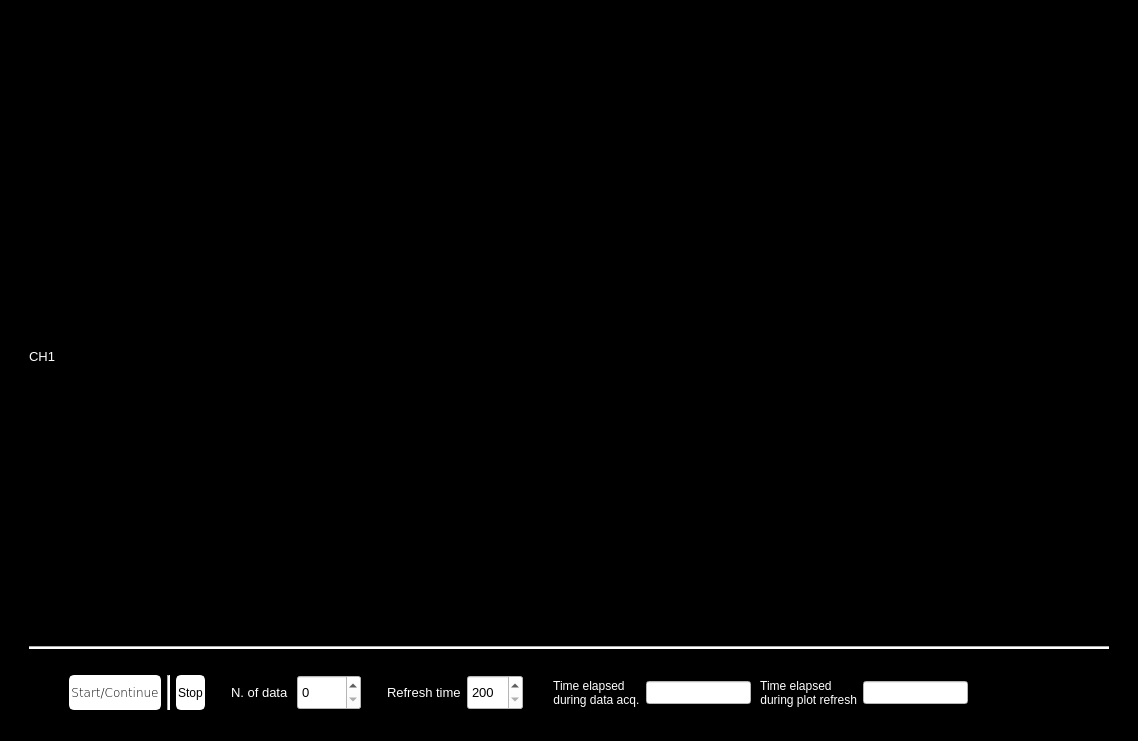
<?xml version="1.0" encoding="UTF-8"?>
<ui version="4.0">
 <class>MainWindow</class>
 <widget class="QMainWindow" name="MainWindow">
  <property name="geometry">
   <rect>
    <x>0</x>
    <y>0</y>
    <width>1138</width>
    <height>741</height>
   </rect>
  </property>
  <property name="windowTitle">
   <string>MainWindow</string>
  </property>
  <property name="styleSheet">
   <string notr="true">background-color: rgb(0, 0, 0);</string>
  </property>
  <widget class="QWidget" name="centralwidget">
   <layout class="QGridLayout" name="gridLayout">
    <item row="3" column="1">
     <spacer name="verticalSpacer_2">
      <property name="orientation">
       <enum>Qt::Vertical</enum>
      </property>
      <property name="sizeType">
       <enum>QSizePolicy::Minimum</enum>
      </property>
      <property name="sizeHint" stdset="0">
       <size>
        <width>20</width>
        <height>40</height>
       </size>
      </property>
     </spacer>
    </item>
    <item row="2" column="1">
     <spacer name="horizontalSpacer_5">
      <property name="orientation">
       <enum>Qt::Horizontal</enum>
      </property>
      <property name="sizeHint" stdset="0">
       <size>
        <width>40</width>
        <height>20</height>
       </size>
      </property>
     </spacer>
    </item>
    <item row="4" column="1">
     <layout class="QHBoxLayout" name="horizontalLayout_5">
      <item>
       <widget class="QLabel" name="label_3">
        <property name="font">
         <font>
          <pointsize>10</pointsize>
         </font>
        </property>
        <property name="styleSheet">
         <string notr="true">color: rgb(255, 255, 255);</string>
        </property>
        <property name="text">
         <string>CH1</string>
        </property>
       </widget>
      </item>
      <item>
       <widget class="PlotWidget" name="ch1Vplot" native="true">
        <property name="styleSheet">
         <string notr="true">background-color: rgb(0, 0, 0);</string>
        </property>
       </widget>
      </item>
      <item>
       <widget class="PlotWidget" name="ch1Aplot" native="true">
        <property name="styleSheet">
         <string notr="true">background-color: rgb(0, 0, 0);</string>
        </property>
       </widget>
      </item>
     </layout>
    </item>
    <item row="0" column="1">
     <spacer name="horizontalSpacer_9">
      <property name="orientation">
       <enum>Qt::Horizontal</enum>
      </property>
      <property name="sizeHint" stdset="0">
       <size>
        <width>40</width>
        <height>20</height>
       </size>
      </property>
     </spacer>
    </item>
    <item row="5" column="2" rowspan="2">
     <spacer name="verticalSpacer">
      <property name="orientation">
       <enum>Qt::Vertical</enum>
      </property>
      <property name="sizeHint" stdset="0">
       <size>
        <width>20</width>
        <height>40</height>
       </size>
      </property>
     </spacer>
    </item>
    <item row="9" column="1">
     <layout class="QHBoxLayout" name="horizontalLayout_2">
      <item>
       <spacer name="horizontalSpacer">
        <property name="orientation">
         <enum>Qt::Horizontal</enum>
        </property>
        <property name="sizeType">
         <enum>QSizePolicy::Minimum</enum>
        </property>
        <property name="sizeHint" stdset="0">
         <size>
          <width>40</width>
          <height>20</height>
         </size>
        </property>
       </spacer>
      </item>
      <item>
       <widget class="QPushButton" name="pushButton_2">
        <property name="sizePolicy">
         <sizepolicy hsizetype="MinimumExpanding" vsizetype="Maximum">
          <horstretch>0</horstretch>
          <verstretch>0</verstretch>
         </sizepolicy>
        </property>
        <property name="minimumSize">
         <size>
          <width>0</width>
          <height>35</height>
         </size>
        </property>
        <property name="font">
         <font>
          <family>Verdana</family>
          <pointsize>9</pointsize>
          <weight>9</weight>
          <italic>false</italic>
          <bold>false</bold>
         </font>
        </property>
        <property name="styleSheet">
         <string notr="true">QPushButton{
font: 75 9pt &quot;Verdana&quot;;
background-color: white;
    border: 2px solid white;
    border-radius: 5px;
}
QPushButton:pressed {
    background-color: green;
    border-style: inset;
}</string>
        </property>
        <property name="text">
         <string>Start/Continue</string>
        </property>
       </widget>
      </item>
      <item>
       <widget class="Line" name="line_6">
        <property name="styleSheet">
         <string notr="true">background-color: rgb(255, 255, 255);</string>
        </property>
        <property name="orientation">
         <enum>Qt::Vertical</enum>
        </property>
       </widget>
      </item>
      <item>
       <widget class="QPushButton" name="pushButton">
        <property name="sizePolicy">
         <sizepolicy hsizetype="MinimumExpanding" vsizetype="Maximum">
          <horstretch>0</horstretch>
          <verstretch>0</verstretch>
         </sizepolicy>
        </property>
        <property name="minimumSize">
         <size>
          <width>0</width>
          <height>35</height>
         </size>
        </property>
        <property name="autoFillBackground">
         <bool>false</bool>
        </property>
        <property name="styleSheet">
         <string notr="true">QPushButton{
font: 75 9pt &quot;Verdana&quot;;
background-color: white;
    border: 2px solid white;
    border-radius: 5px;
}
QPushButton:pressed {
    background-color: red;
    border-style: inset;
}</string>
        </property>
        <property name="text">
         <string>Stop</string>
        </property>
       </widget>
      </item>
      <item>
       <spacer name="horizontalSpacer_17">
        <property name="orientation">
         <enum>Qt::Horizontal</enum>
        </property>
        <property name="sizeHint" stdset="0">
         <size>
          <width>40</width>
          <height>20</height>
         </size>
        </property>
       </spacer>
      </item>
      <item>
       <widget class="QLabel" name="label_5">
        <property name="font">
         <font>
          <pointsize>10</pointsize>
         </font>
        </property>
        <property name="styleSheet">
         <string notr="true">color: rgb(255, 255, 255);</string>
        </property>
        <property name="text">
         <string>N. of data </string>
        </property>
       </widget>
      </item>
      <item>
       <widget class="QSpinBox" name="spinBox">
        <property name="sizePolicy">
         <sizepolicy hsizetype="Minimum" vsizetype="Maximum">
          <horstretch>0</horstretch>
          <verstretch>0</verstretch>
         </sizepolicy>
        </property>
        <property name="minimumSize">
         <size>
          <width>0</width>
          <height>35</height>
         </size>
        </property>
        <property name="font">
         <font>
          <pointsize>10</pointsize>
         </font>
        </property>
        <property name="styleSheet">
         <string notr="true">background-color: rgb(255, 255, 255);</string>
        </property>
        <property name="maximum">
         <number>10000</number>
        </property>
        <property name="singleStep">
         <number>20</number>
        </property>
        <property name="value">
         <number>0</number>
        </property>
       </widget>
      </item>
      <item>
       <spacer name="horizontalSpacer_16">
        <property name="orientation">
         <enum>Qt::Horizontal</enum>
        </property>
        <property name="sizeHint" stdset="0">
         <size>
          <width>40</width>
          <height>20</height>
         </size>
        </property>
       </spacer>
      </item>
      <item>
       <widget class="QLabel" name="label">
        <property name="font">
         <font>
          <pointsize>10</pointsize>
         </font>
        </property>
        <property name="styleSheet">
         <string notr="true">color: rgb(255, 255, 255);</string>
        </property>
        <property name="text">
         <string>Refresh time</string>
        </property>
       </widget>
      </item>
      <item>
       <widget class="QSpinBox" name="spinBox_2">
        <property name="sizePolicy">
         <sizepolicy hsizetype="Minimum" vsizetype="Maximum">
          <horstretch>0</horstretch>
          <verstretch>0</verstretch>
         </sizepolicy>
        </property>
        <property name="minimumSize">
         <size>
          <width>0</width>
          <height>35</height>
         </size>
        </property>
        <property name="font">
         <font>
          <pointsize>10</pointsize>
         </font>
        </property>
        <property name="styleSheet">
         <string notr="true">background-color: rgb(255, 255, 255);</string>
        </property>
        <property name="minimum">
         <number>200</number>
        </property>
        <property name="maximum">
         <number>5000</number>
        </property>
        <property name="singleStep">
         <number>100</number>
        </property>
       </widget>
      </item>
      <item>
       <spacer name="horizontalSpacer_14">
        <property name="orientation">
         <enum>Qt::Horizontal</enum>
        </property>
        <property name="sizeHint" stdset="0">
         <size>
          <width>40</width>
          <height>20</height>
         </size>
        </property>
       </spacer>
      </item>
      <item>
       <widget class="QLabel" name="label_2">
        <property name="font">
         <font>
          <pointsize>9</pointsize>
         </font>
        </property>
        <property name="styleSheet">
         <string notr="true">color: rgb(255, 255, 255);</string>
        </property>
        <property name="text">
         <string> Time elapsed 
 during data acq.</string>
        </property>
        <property name="wordWrap">
         <bool>false</bool>
        </property>
       </widget>
      </item>
      <item>
       <widget class="QLineEdit" name="lineEdit">
        <property name="sizePolicy">
         <sizepolicy hsizetype="Expanding" vsizetype="Fixed">
          <horstretch>0</horstretch>
          <verstretch>0</verstretch>
         </sizepolicy>
        </property>
        <property name="font">
         <font>
          <pointsize>10</pointsize>
         </font>
        </property>
        <property name="styleSheet">
         <string notr="true">background-color: rgb(255, 255, 255);</string>
        </property>
        <property name="readOnly">
         <bool>true</bool>
        </property>
       </widget>
      </item>
      <item>
       <widget class="QLabel" name="label_4">
        <property name="font">
         <font>
          <pointsize>9</pointsize>
         </font>
        </property>
        <property name="styleSheet">
         <string notr="true">color: rgb(255, 255, 255);</string>
        </property>
        <property name="text">
         <string> Time elapsed 
 during plot refresh</string>
        </property>
       </widget>
      </item>
      <item>
       <widget class="QLineEdit" name="lineEdit_2">
        <property name="font">
         <font>
          <pointsize>10</pointsize>
         </font>
        </property>
        <property name="styleSheet">
         <string notr="true">background-color: rgb(255, 255, 255);</string>
        </property>
        <property name="readOnly">
         <bool>true</bool>
        </property>
       </widget>
      </item>
      <item>
       <spacer name="horizontalSpacer_13">
        <property name="orientation">
         <enum>Qt::Horizontal</enum>
        </property>
        <property name="sizeType">
         <enum>QSizePolicy::Expanding</enum>
        </property>
        <property name="sizeHint" stdset="0">
         <size>
          <width>40</width>
          <height>20</height>
         </size>
        </property>
       </spacer>
      </item>
      <item>
       <spacer name="horizontalSpacer_12">
        <property name="orientation">
         <enum>Qt::Horizontal</enum>
        </property>
        <property name="sizeHint" stdset="0">
         <size>
          <width>40</width>
          <height>20</height>
         </size>
        </property>
       </spacer>
      </item>
      <item>
       <spacer name="horizontalSpacer_11">
        <property name="orientation">
         <enum>Qt::Horizontal</enum>
        </property>
        <property name="sizeType">
         <enum>QSizePolicy::MinimumExpanding</enum>
        </property>
        <property name="sizeHint" stdset="0">
         <size>
          <width>40</width>
          <height>20</height>
         </size>
        </property>
       </spacer>
      </item>
      <item>
       <spacer name="horizontalSpacer_10">
        <property name="orientation">
         <enum>Qt::Horizontal</enum>
        </property>
        <property name="sizeHint" stdset="0">
         <size>
          <width>40</width>
          <height>20</height>
         </size>
        </property>
       </spacer>
      </item>
      <item>
       <spacer name="horizontalSpacer_4">
        <property name="orientation">
         <enum>Qt::Horizontal</enum>
        </property>
        <property name="sizeHint" stdset="0">
         <size>
          <width>40</width>
          <height>20</height>
         </size>
        </property>
       </spacer>
      </item>
      <item>
       <spacer name="horizontalSpacer_3">
        <property name="orientation">
         <enum>Qt::Horizontal</enum>
        </property>
        <property name="sizeHint" stdset="0">
         <size>
          <width>40</width>
          <height>20</height>
         </size>
        </property>
       </spacer>
      </item>
     </layout>
    </item>
    <item row="6" column="1">
     <widget class="Line" name="line">
      <property name="styleSheet">
       <string notr="true">background-color: rgb(255, 255, 255);</string>
      </property>
      <property name="orientation">
       <enum>Qt::Horizontal</enum>
      </property>
     </widget>
    </item>
    <item row="7" column="1">
     <spacer name="horizontalSpacer_6">
      <property name="orientation">
       <enum>Qt::Horizontal</enum>
      </property>
      <property name="sizeHint" stdset="0">
       <size>
        <width>40</width>
        <height>20</height>
       </size>
      </property>
     </spacer>
    </item>
    <item row="1" column="1">
     <spacer name="horizontalSpacer_2">
      <property name="orientation">
       <enum>Qt::Horizontal</enum>
      </property>
      <property name="sizeHint" stdset="0">
       <size>
        <width>40</width>
        <height>20</height>
       </size>
      </property>
     </spacer>
    </item>
    <item row="4" column="0">
     <spacer name="verticalSpacer_3">
      <property name="orientation">
       <enum>Qt::Vertical</enum>
      </property>
      <property name="sizeHint" stdset="0">
       <size>
        <width>20</width>
        <height>40</height>
       </size>
      </property>
     </spacer>
    </item>
   </layout>
  </widget>
  <widget class="QStatusBar" name="statusbar"/>
 </widget>
 <customwidgets>
  <customwidget>
   <class>PlotWidget</class>
   <extends>QWidget</extends>
   <header>pyqtgraph</header>
   <container>1</container>
  </customwidget>
 </customwidgets>
 <tabstops>
  <tabstop>pushButton_2</tabstop>
  <tabstop>pushButton</tabstop>
 </tabstops>
 <resources/>
 <connections/>
</ui>
